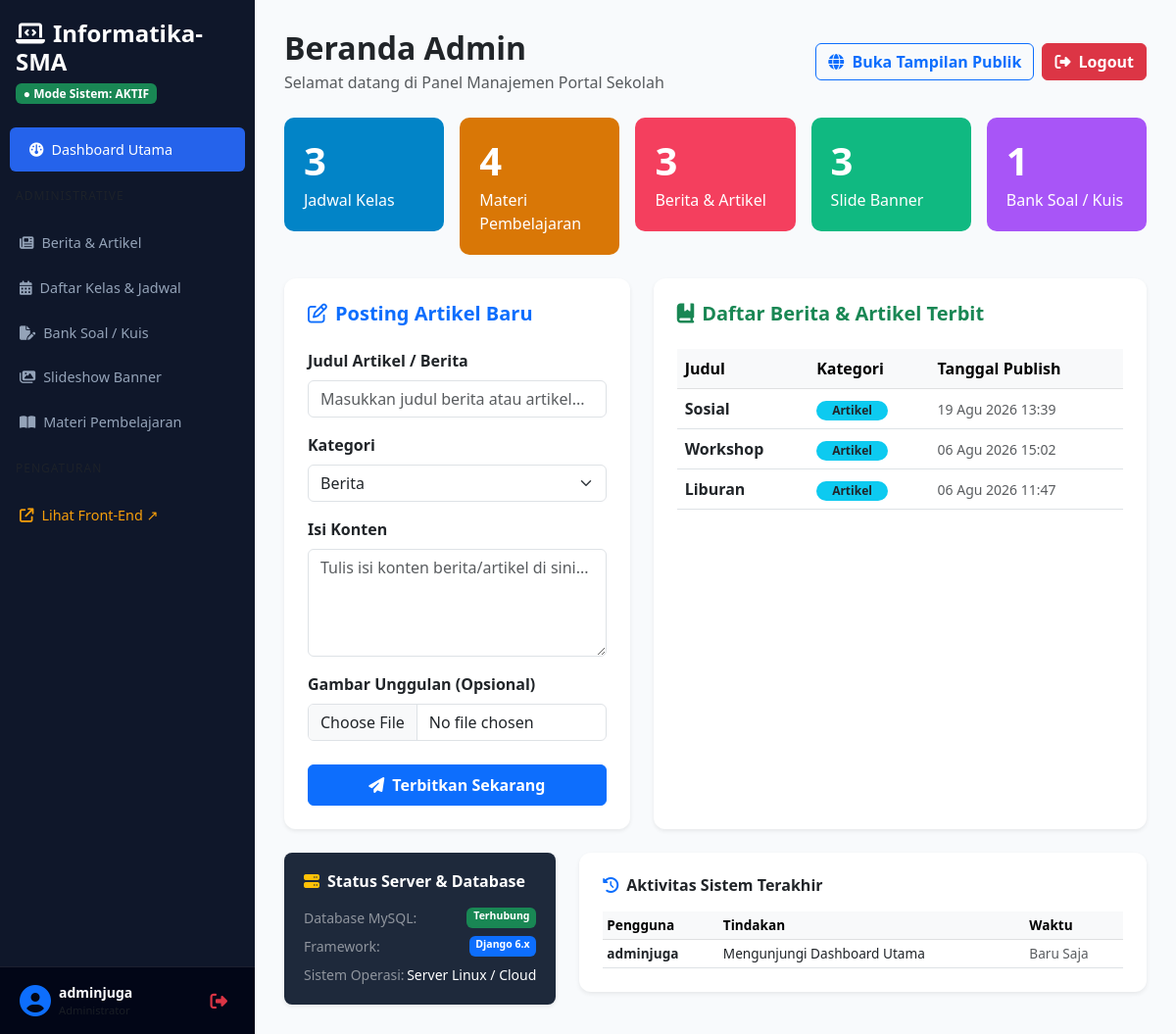
The page /dashboard/ (signed in) on the database its author committed.
### portal/models.py (models this page shows, shortened)
class BeritaArtikel(models.Model):
    judul = models.CharField(max_length=200)
    kategori = models.CharField(max_length=50, default='Berita')
    konten = models.TextField()
    gambar = models.ImageField(upload_to='berita/', blank=True, null=True)
    author = models.CharField(max_length=100, default='Admin')
    created_at = models.DateTimeField(auto_now_add=True)

### portal/views.py (the view, shortened to what this page needs)
# urls.py: path('dashboard/', views.dashboard_view, name='backend_dashboard'),
@login_required(login_url='login')
def dashboard_view(request):
    berita_list = BeritaArtikel.objects.all().order_by('-created_at')
    context = {
        'total_jadwal': JadwalPelajaran.objects.count(),
        'total_berita': berita_list.count(),
        'total_banner': SlideBanner.objects.count(),
        'total_kuis': BankSoal.objects.count(),
        'total_materi': MateriPembelajaran.objects.count(),
        'berita_list': berita_list,
        'server_status': 'Server Normal - System Online',
        'server_id': 'SRV-LKL-01'
    }
    return render(request, 'backend/dashboard.html', context)

### portal/templates/backend/dashboard.html (shortened to what this page needs)
<!DOCTYPE html>
<html lang="id">
<head>
    <link href="https://cdn.jsdelivr.net/npm/bootstrap@5.3.0/dist/css/bootstrap.min.css" rel="stylesheet">
    <link rel="stylesheet" href="https://cdnjs.cloudflare.com/ajax/libs/font-awesome/6.4.0/css/all.min.css">
</head>
<body>
    <div class="sidebar">
        <div>
            <h4 class="px-3 text-white fw-bold mb-1"><i class="fa-solid fa-laptop-code me-2"></i>Informatika-SMA</h4>
            <div class="px-3 mb-4"><span class="badge bg-success">● Mode Sistem: AKTIF</span></div>
            <ul class="sidebar-menu">
                <li>
                    <a id="nav-dashboard" onClick="showSection('dashboard', this)" class="active">
                        <i class="fa-solid fa-gauge me-2"></i>Dashboard Utama
                    </a>
                </li>
                <li class="px-3 text-uppercase text-muted my-3" style="font-size: 0.75rem; letter-spacing: 1px;">ADMINISTRATIVE</li>
                <li>
                    <a href="{% url 'backend_dashboard' %}">
                        <i class="fa-solid fa-newspaper me-2"></i>Berita & Artikel
                    </a>
                </li>
                <li>
                    <a href="{% url 'backend_jadwal' %}">
                        <i class="fa-solid fa-calendar-days me-2"></i>Daftar Kelas & Jadwal
                    </a>
                </li>
                <li>
                    <a href="{% url 'backend_bank_soal' %}">
                        <i class="fa-solid fa-file-pen me-2"></i>Bank Soal / Kuis
                    </a>
                </li>
                <li>
                    <a href="{% url 'backend_banner' %}">
                        <i class="fa-solid fa-images me-2"></i>Slideshow Banner
                    </a>
                </li>
                <li>
                    <a href="{% url 'materi_list' %}" >
                        <i class="fa-solid fa-book-open me-2"></i>Materi Pembelajaran
                    </a>
                </li>
                <li class="px-3 text-uppercase text-muted my-3" style="font-size: 0.75rem; letter-spacing: 1px;">PENGATURAN</li>
                <li>
                    <a href="{% url 'frontend_home' %}" target="_blank" style="color: #f59e0b;">
                        <i class="fa-solid fa-arrow-up-right-from-square me-2"></i>Lihat Front-End ↗
                    </a>
                </li>
            </ul>
        </div>
        <div class="sidebar-footer">
            <div class="d-flex align-items-center justify-content-between">
                <div class="d-flex align-items-center gap-2 overflow-hidden">
                    <i class="fa-solid fa-circle-user fa-2x text-primary"></i>
                    <div class="text-truncate">
                        <div class="fw-bold text-white small text-truncate">{{ user.username|default:"Admin" }}</div>
                        <div class="text-muted" style="font-size: 0.7rem;">Administrator</div>
                    </div>
                </div>
                <a href="{% url 'logout' %}" class="btn btn-outline-danger btn-sm border-0" title="Keluar dari Sistem">
                </a>
            </div>
        </div>
    </div>
    <div class="main-content">
        <div id="section-dashboard" class="content-section active">
            <div class="d-flex justify-content-between align-items-center mb-4">
                <div>
                    <h2 class="fw-bold mb-1">Beranda Admin</h2>
                    <p class="text-muted mb-0">Selamat datang di Panel Manajemen Portal Sekolah</p>
                </div>
                <div class="d-flex align-items-center gap-2">
                    <a href="{% url 'frontend_home' %}" target="_blank" class="btn btn-outline-primary fw-semibold">
                        <i class="fa-solid fa-globe me-1"></i> Buka Tampilan Publik
                    </a>
                    <a href="{% url 'logout' %}" class="btn btn-danger fw-semibold">
                        <i class="fa-solid fa-right-from-bracket me-1"></i> Logout
                    </a>
                </div>
            </div>
<div class="row g-3 mb-4">
    <div class="col-md-20-percent col-sm-6 col-md-4 col-lg">
        <a href="{% url 'backend_jadwal' %}" class="text-decoration-none text-white d-block">
            <div class="card-stat" style="background-color: #0284c7; cursor: pointer;">
                <h1 class="fw-bold m-0">{{ total_jadwal|default:0 }}</h1>
                <p class="m-0 mt-1">Jadwal Kelas</p>
            </div>
        </a>
    </div>
    <div class="col-md-20-percent col-sm-6 col-md-4 col-lg">
        <a href="{% url 'materi_list' %}" class="text-decoration-none text-white d-block">
            <div class="card-stat" style="background-color: #d97706; cursor: pointer;">
                <h1 class="fw-bold m-0">{{ total_materi|default:0 }}</h1>
                <p class="m-0 mt-1">Materi Pembelajaran</p>
            </div>
        </a>
    </div>
    <div class="col-md-20-percent col-sm-6 col-md-4 col-lg">
        <a href="#tabel-berita" class="text-decoration-none text-white d-block">
            <div class="card-stat" style="background-color: #f43f5e; cursor: pointer;">
                <h1 class="fw-bold m-0">{{ total_berita|default:0 }}</h1>
                <p class="m-0 mt-1">Berita & Artikel</p>
            </div>
        </a>
    </div>
    <div class="col-md-20-percent col-sm-6 col-md-4 col-lg">
        <a href="{% url 'backend_banner' %}" class="text-decoration-none text-white d-block">
            <div class="card-stat" style="background-color: #10b981; cursor: pointer;">
                <h1 class="fw-bold m-0">{{ total_banner|default:0 }}</h1>
                <p class="m-0 mt-1">Slide Banner</p>
            </div>
        </a>
    </div>
    <div class="col-md-20-percent col-sm-6 col-md-4 col-lg">
        <a href="{% url 'backend_bank_soal' %}" class="text-decoration-none text-white d-block">
            <div class="card-stat" style="background-color: #a855f7; cursor: pointer;">
                <h1 class="fw-bold m-0">{{ total_kuis|default:0 }}</h1>
                <p class="m-0 mt-1">Bank Soal / Kuis</p>
            </div>
        </a>
    </div>
</div>
            <div class="row g-4 mb-4">
                <div class="col-md-5">
                    <div class="card border-0 shadow-sm p-4 h-100" style="border-radius: 12px;">
                        <h5 class="fw-bold mb-4 text-primary">
                            <i class="fa-regular fa-pen-to-square me-2"></i>Posting Artikel Baru
                        </h5>
                        <form method="POST" enctype="multipart/form-data">
                            <div class="mb-3">
                                <label class="form-label fw-semibold text-dark">Judul Artikel / Berita</label>
                                <input type="text" name="judul" class="form-control" placeholder="Masukkan judul berita atau artikel..." required>
                            </div>
                            <div class="mb-3">
                                <label class="form-label fw-semibold text-dark">Kategori</label>
                                <select name="kategori" class="form-select">
                                    <option value="Berita">Berita</option>
                                </select>
                            </div>
                            <div class="mb-3">
                                <label class="form-label fw-semibold text-dark">Isi Konten</label>
                                <textarea name="konten" class="form-control" rows="4" placeholder="Tulis isi konten berita/artikel di sini..." required></textarea>
                            </div>
                            <div class="mb-3">
                                <label class="form-label fw-semibold text-dark">Gambar Unggulan (Opsional)</label>
                                <input type="file" name="gambar" class="form-control">
                            </div>
                            <button type="submit" name="submit_berita" class="btn btn-primary w-100 py-2 fw-bold mt-2">
                                <i class="fa-solid fa-paper-plane me-1"></i> Terbitkan Sekarang
                            </button>
                        </form>
                    </div>
                </div>
                <div class="col-md-7">
                    <div class="card border-0 shadow-sm p-4 h-100" style="border-radius: 12px;">
                        <h5 class="fw-bold mb-4 text-success">
                            <i class="fa-solid fa-book-bookmark me-2"></i>Daftar Berita & Artikel Terbit
                        </h5>
                        <div class="table-responsive">
                            <table class="table table-hover align-middle">
                                <thead class="table-light">
                                    <tr>
                                        <th>Judul</th>
                                        <th>Kategori</th>
                                        <th>Tanggal Publish</th>
                                    </tr>
                                </thead>
                                <tbody>
                                    {% for item in berita_list %}
                                    <tr>
                                        <td class="fw-bold text-dark">{{ item.judul }}</td>
                                        <td><span class="badge bg-info text-dark px-3 py-1" style="border-radius: 20px;">{{ item.kategori }}</span></td>
                                        <td class="small text-muted">{{ item.created_at|date:"d M Y H:i" }}</td>
                                    </tr>
                                    {% empty %}
                                    <tr>
                                        <td colspan="3" class="text-center text-muted py-4">Belum ada berita.</td>
                                    </tr>
                                    {% endfor %}
                                </tbody>
                            </table>
                        </div>
                    </div>
                </div>
            </div>
            <div class="row g-4">
                <div class="col-md-4">
                    <div class="server-box shadow-sm">
                        <h6 class="fw-bold mb-3"><i class="fa-solid fa-server text-warning me-2"></i>Status Server & Database</h6>
                        <ul class="list-unstyled mb-0 text-white-50 small">
                            <li class="d-flex justify-content-between mb-2">
                                <span>Database MySQL:</span>
                                <span class="badge bg-success">Terhubung</span>
                            </li>
                            <li class="d-flex justify-content-between mb-2">
                                <span>Framework:</span>
                                <span class="badge bg-primary">Django 6.x</span>
                            </li>
                            <li class="d-flex justify-content-between">
                                <span>Sistem Operasi:</span>
                                <span class="text-white">Server Linux / Cloud</span>
                            </li>
                        </ul>
                    </div>
                </div>
                <div class="col-md-8">
                    <div class="card border-0 shadow-sm p-4" style="border-radius: 12px;">
                        <h6 class="fw-bold mb-3 text-dark"><i class="fa-solid fa-clock-rotate-left me-2 text-primary"></i>Aktivitas Sistem Terakhir</h6>
                        <div class="table-responsive">
                            <table class="table table-sm table-hover align-middle mb-0" style="font-size: 0.85rem;">
                                <thead class="table-light">
                                    <tr>
                                        <th>Pengguna</th>
                                        <th>Tindakan</th>
                                        <th>Waktu</th>
                                    </tr>
                                </thead>
                                <tbody>
                                    <tr>
                                        <td><span class="fw-semibold">{{ user.username|default:"Admin" }}</span></td>
                                        <td>Mengunjungi Dashboard Utama</td>
                                        <td class="text-muted">Baru Saja</td>
                                    </tr>
                                </tbody>
                            </table>
                        </div>
                    </div>
                </div>
            </div>
        </div>
</body>
</html>

### portal/templates/backend/dashboard.html (style rules this page uses)
body { background-color: #f8fafc; font-family: 'Segoe UI', Tahoma, Geneva, Verdana, sans-serif; }
.sidebar { width: 260px; position: fixed; top: 0; bottom: 0; background: #0f172a; color: white; padding-top: 20px; overflow-y: auto; z-index: 100; display: flex; flex-direction: column; justify-content: space-between; }
.sidebar-menu { list-style: none; padding: 0; margin: 0; }
.sidebar-menu a { color: #94a3b8; text-decoration: none; padding: 12px 20px; display: block; font-size: 0.9rem; transition: 0.2s; cursor: pointer; }
.sidebar-menu a.active, .sidebar-menu a:hover { background: #2563eb; color: white; border-radius: 6px; margin: 0 10px; }
.main-content { margin-left: 260px; padding: 30px; }
.card-stat { border-radius: 10px; border: none; color: white; padding: 20px; }
.server-box { background: #1e293b; color: white; border-radius: 8px; padding: 20px; }
.sidebar-footer { padding: 15px 20px; background: #020617; border-top: 1px solid rgba(255,255,255,0.1); }
.content-section { display: none; }
.content-section.active { display: block; }

### rows shown on the page
BeritaArtikel: judul "Sosial", kategori "Artikel", created_at "19 Agu 2026 13:39"
BeritaArtikel: judul "Workshop", kategori "Artikel", created_at "06 Agu 2026 15:02"
BeritaArtikel: judul "Liburan", kategori "Artikel", created_at "06 Agu 2026 11:47"

### other values the page prints
{{ user.username|default:"Admin" }} "adminjuga"
{{ total_jadwal|default:0 }} "3"
{{ total_materi|default:0 }} "4"
{{ total_berita|default:0 }} "3"
{{ total_banner|default:0 }} "3"
{{ total_kuis|default:0 }} "1"
